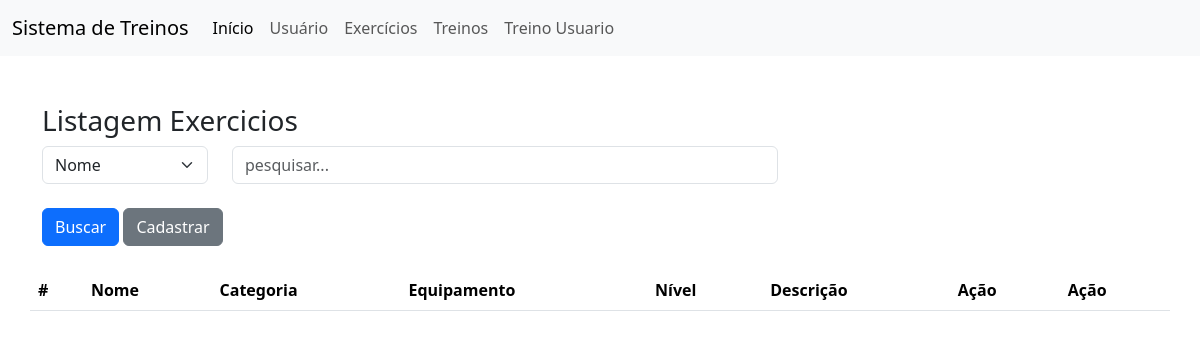
The page /exercicios/ExercicioList.php on the database as committed earlier.
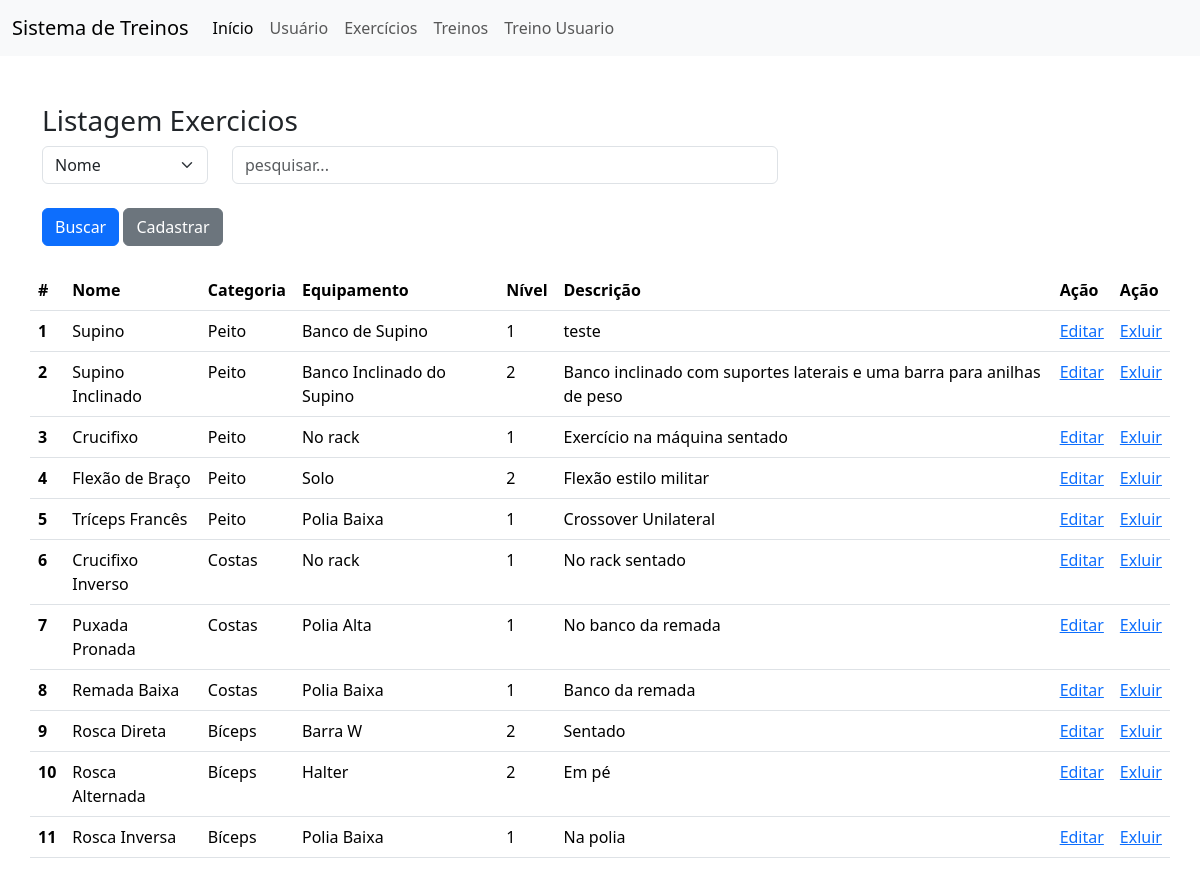
The same page on the database as committed later.
### tables this page shows
CREATE TABLE IF NOT EXISTS `exercicios` (
  `id` int NOT NULL AUTO_INCREMENT,
  `nome` varchar(100) DEFAULT NULL,
  `categoria_id` int DEFAULT NULL,
  `equipamento` varchar(50) DEFAULT NULL,
  `nivel` varchar(60) DEFAULT NULL,
  `descricao` text,
  PRIMARY KEY (`id`)
);

CREATE TABLE IF NOT EXISTS `categoria` (
  `id` int NOT NULL AUTO_INCREMENT,
  `nome` varchar(50) DEFAULT NULL,
  PRIMARY KEY (`id`) USING BTREE
);

### db.class.php (called while the page is built, shortened)
<?php
class db {
    private $host = "localhost";
    private $user = "root";
    private $password = "";
    private $dbname ="bancotrabalhopweb1";
    private $table_name;
    public function __construct($table_name){
        $this->table_name = $table_name;
        return $this->conn();
    }
    function conn(){
        try{
            $conn = new PDO(
                "mysql:host=$this->host;dbname=$this->dbname",
                $this->user,
                $this->password,
                [
                    PDO::ATTR_ERRMODE,
                    PDO::ERRMODE_EXCEPTION,
                    PDO::MYSQL_ATTR_INIT_COMMAND =>"SET NAMES utf8"
                ]
            );
            return $conn;
        } catch(PDOException $e){
            echo "Erro: ". $e->getMessage();
        }
    }
    public function all(){
        $conn = $this->conn();
        $sql = "SELECT * FROM $this->table_name";
        $st = $conn->prepare( $sql);
        $st->execute();
        return $st->fetchAll(PDO::FETCH_CLASS);
    }
    public function find($id){
        $conn = $this->conn();
        $sql = "SELECT * FROM $this->table_name WHERE id = ?";
        $st = $conn->prepare( $sql);
        $st->execute([$id]);
        return $st->fetchObject();
    }
}

### exercicios/ExercicioList.php (the view, shortened to what this page needs)
<?php
    include "../db.class.php";
    include_once "../header.php";
        $db = new db('exercicios');
        if(!empty($_POST)){
            $dados = $db->search($_POST);
        }else{
            $dados = $db->all();
        }
    ?>
                <h3>Listagem Exercicios</h3>
                <form action="./ExercicioList.php" method="post">
                    <div class="row">
                        <div class="col-md-2">
                            <select name="tipo" class="form-select">
                                <option value="nome">Nome</option>
                            </select>
                        </div>
                        <div class="col-md-6">
                            <input type="text" name="valor" placeholder="pesquisar..." class="form-control">
                        </div>
                    </div>
                    <div class="row">
                        <div class="col mt-4">
                            <button type="submit" class="btn btn-primary">Buscar</button>
                            <a href="./ExercicioForm.php" class="btn btn-secondary">Cadastrar</a>
                        </div>
                    </div>
                </form>
            </div>
            <div class="row mt-4">
                <table class="table table-hover">
                <thead>
                    <tr>
                        <th scope="col">#</th>
                        <th scope="col">Nome</th>
                        <th scope="col">Categoria</th>
                        <th scope="col">Equipamento</th>
                        <th scope="col">Nível</th>
                        <th scope="col">Descrição</th>
                        <th scope="col">Ação</th>
                        <th scope="col">Ação</th>
                    </tr>
                </thead>
                <tbody>
                    <?php
                        $dbCategoria = new $db('categoria');
                        foreach($dados as $item) {
                            $categoria = $dbCategoria->find($item->categoria_id);
                            echo"
                            <tr>
                                <th scope='row'>$item->id</th>
                                <td>$item->nome</td>
                                <td>$categoria->nome</td>
                                <td>$item->equipamento</td>
                                <td>$item->nivel</td>
                                <td>$item->descricao</td>
                                <td>
                                    <a href='./ExercicioForm.php?id=$item->id'>Editar</a>
                                </td>
                                <td>
                                    <a
                                        onclick='return confirm(\"Deseja Excluir?\")'
                                        href='./ExercicioList.php?id=$item->id'>Exluir
                                    </a>
                                </td>
                            </tr>
                            ";
                        }
                    ?>
                </tbody>
                </table>
            </div>
<?php
    include_once "../footer.php";
?>

### header.php (shortened to what this page needs)
<!DOCTYPE html>
<html lang="pt">
    <head>
        <link href="https://cdn.jsdelivr.net/npm/bootstrap@5.3.6/dist/css/bootstrap.min.css" rel="stylesheet"
>
    </head>
    <body>
        <?php
        include_once "../menu.php";
        ?>
        <div class="container mt-5">
            <div class="row">

### menu.php (shortened to what this page needs)
<nav class="navbar navbar-expand-lg bg-body-tertiary">
  <div class="container-fluid">
    <a class="navbar-brand">Sistema de Treinos</a>
    <div class="collapse navbar-collapse" id="navbarNav">
      <ul class="navbar-nav">
        <li class="nav-item">
          <a class="nav-link active" aria-current="page" href="../index.php">Início</a>
        </li>
        <li class="nav-item">
          <a class="nav-link" href="../usuario/UsuarioList.php">Usuário</a>
        </li>
        <li class="nav-item">
          <a class="nav-link" href="../exercicios/ExercicioList.php">Exercícios</a>
        </li>
        <li class="nav-item">
          <a class="nav-link" href="../treino/TreinoList.php">Treinos</a>
        </li>
        <li class="nav-item">
          <a class="nav-link" href="../treino_usuario/TreinoUsuarioList.php">Treino Usuario</a>
        </li>
      </ul>
    </div>
  </div>
</nav>

### footer.php (shortened to what this page needs)
            </div>
    </body>
</html>

Rows that differ between the two databases and show on the page:
added exercicios: id "1", nome "Supino", categoria.nome "Peito", equipamento "Banco de Supino", nivel "1", descricao "teste"
added exercicios: id "2", nome "Supino Inclinado", categoria.nome "Peito", equipamento "Banco Inclinado do Supino", nivel "2", descricao "Banco inclinado com suportes laterais e uma barra para anilhas de peso"
added exercicios: id "3", nome "Crucifixo", categoria.nome "Peito", equipamento "No rack", nivel "1", descricao "Exercício na máquina sentado"
added exercicios: id "4", nome "Flexão de Braço", categoria.nome "Peito", equipamento "Solo", nivel "2", descricao "Flexão estilo militar"
added exercicios: id "5", nome "Tríceps Francês", categoria.nome "Peito", equipamento "Polia Baixa", nivel "1", descricao "Crossover Unilateral"
added exercicios: id "6", nome "Crucifixo Inverso", categoria.nome "Costas", equipamento "No rack", nivel "1", descricao "No rack sentado"
added exercicios: id "7", nome "Puxada Pronada", categoria.nome "Costas", equipamento "Polia Alta", nivel "1", descricao "No banco da remada"
added exercicios: id "8", nome "Remada Baixa", categoria.nome "Costas", equipamento "Polia Baixa", nivel "1", descricao "Banco da remada"
added exercicios: id "9", nome "Rosca Direta", categoria.nome "Bíceps", equipamento "Barra W", nivel "2", descricao "Sentado"
added exercicios: id "10", nome "Rosca Alternada", categoria.nome "Bíceps", equipamento "Halter", nivel "2", descricao "Em pé"
added exercicios: id "11", nome "Rosca Inversa", categoria.nome "Bíceps", equipamento "Polia Baixa", nivel "1", descricao "Na polia"
